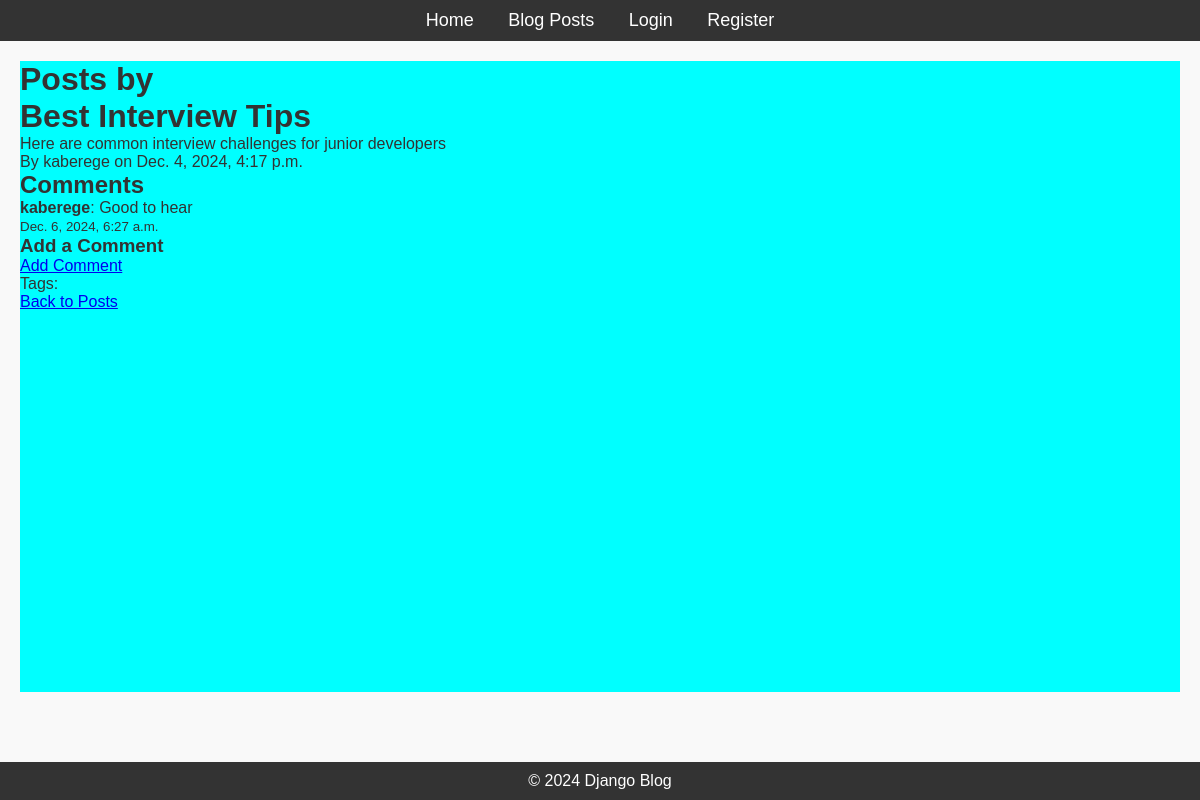
The app's page /post/4/ with its own data.
### blog/models.py (models this page shows, shortened)
class Post(models.Model):
    title = models.CharField(max_length=200)
    content = models.TextField()
    published_date = models.DateTimeField(auto_now_add=True)
    author = models.ForeignKey(User, on_delete=models.CASCADE, related_name='posts')
    tags = TaggableManager()  # TaggableManager to manage tags

class Comment(models.Model):
    post = models.ForeignKey(Post, on_delete=models.CASCADE, related_name="comments") # Many-to-one relationship with Pos
    author = models.ForeignKey(User, on_delete=models.CASCADE) # Many-to-one relationship with User
    content = models.TextField()       # The text content of the comment
    created_at = models.DateTimeField(auto_now_add=True) # Timestamp for when the comment was created
    updated_at = models.DateTimeField(auto_now=True)  # Timestamp for when the comment was last updated

### blog/views.py (the view)
# urls.py: path('post/<int:pk>/', PostDetailView.as_view(), name='post_detail'),
class PostDetailView(DetailView):
    model = Post
    template_name = 'blog/post_detail.html'
    def get_context_data(self, **kwargs):
        context = super().get_context_data(**kwargs)
        context['comments'] = self.object.comments.all()  # Fetch related comments
        return context

### blog/templates/blog/post_detail.html (shortened to what this page needs)
{% extends 'blog/base.html' %}
{% block content %}
<h1>Posts by {{ user.username }}</h1>
{% if post %}
<h1>{{ post.title }}</h1>
<p>{{ post.content }}</p>
<p>By {{ post.author }} on {{ post.published_date }}</p>
<h2>Comments</h2>
{% for comment in post.comments.all %}
<div>
  <p><strong>{{ comment.author }}</strong>: {{ comment.content }}</p>
  <p><small>{{ comment.created_at }}</small></p>
</div>
{% endfor %}
<h3>Add a Comment</h3>
<a href="{% url 'add_comment' post.id %}">Add Comment</a>
<p>Tags:
</p>
<a href="{% url 'posts' %}">Back to Posts</a>
{% else %}
<p>No post found.</p>
{% endif %}
{% endblock %}

### blog/static/css/styles.css (style rules this page uses)
* { margin: 0; padding: 0; box-sizing: border-box; }
body { font-family: Arial, sans-serif; background-color: #f9f9f9; color: #333; }

### records on screen
Post: title "Best Interview Tips", content "Here are common interview challenges for junior developers", author "kaberege", published_date "Dec. 4, 2024, 4:17 p.m."
Comment: author "kaberege", content "Good to hear", created_at "Dec. 6, 2024, 6:27 a.m."
